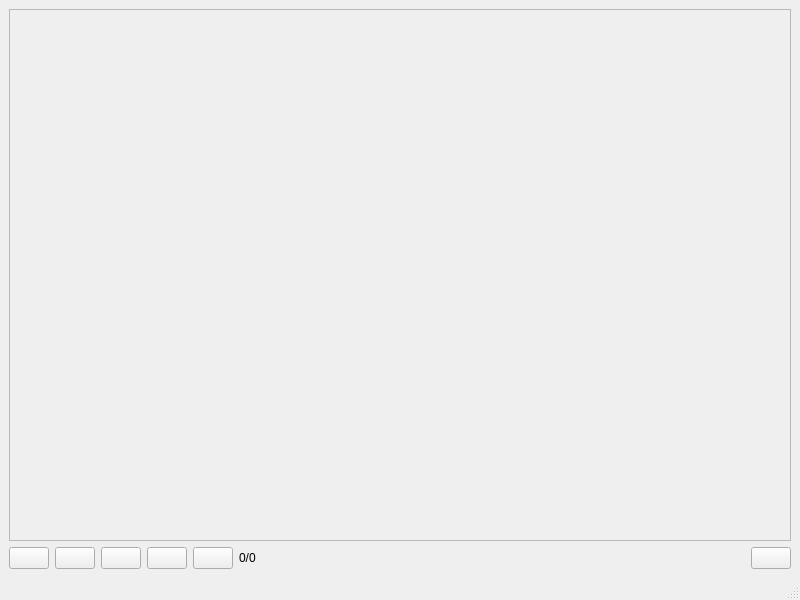
<?xml version="1.0" encoding="UTF-8"?>
<ui version="4.0">
 <class>UIImageViewer</class>
 <widget class="QMainWindow" name="UIImageViewer">
  <property name="windowModality">
   <enum>Qt::NonModal</enum>
  </property>
  <property name="geometry">
   <rect>
    <x>0</x>
    <y>0</y>
    <width>800</width>
    <height>600</height>
   </rect>
  </property>
  <property name="windowTitle">
   <string>Image Viewer</string>
  </property>
  <widget class="QWidget" name="centralwidget">
   <layout class="QGridLayout" name="gridLayout_2">
    <item row="0" column="0">
     <widget class="QScrollArea" name="scrollArea">
      <property name="sizePolicy">
       <sizepolicy hsizetype="Expanding" vsizetype="Expanding">
        <horstretch>0</horstretch>
        <verstretch>0</verstretch>
       </sizepolicy>
      </property>
      <property name="widgetResizable">
       <bool>true</bool>
      </property>
      <widget class="QWidget" name="scrollAreaWidgetContents">
       <property name="geometry">
        <rect>
         <x>0</x>
         <y>0</y>
         <width>780</width>
         <height>528</height>
        </rect>
       </property>
       <layout class="QGridLayout" name="gridLayout">
        <property name="margin">
         <number>0</number>
        </property>
        <property name="spacing">
         <number>0</number>
        </property>
        <item row="0" column="0">
         <widget class="QLabel" name="image">
          <property name="sizePolicy">
           <sizepolicy hsizetype="Preferred" vsizetype="Preferred">
            <horstretch>0</horstretch>
            <verstretch>0</verstretch>
           </sizepolicy>
          </property>
          <property name="text">
           <string/>
          </property>
          <property name="scaledContents">
           <bool>false</bool>
          </property>
          <property name="alignment">
           <set>Qt::AlignCenter</set>
          </property>
         </widget>
        </item>
       </layout>
      </widget>
     </widget>
    </item>
    <item row="1" column="0">
     <layout class="QHBoxLayout" name="horizontalLayout">
      <property name="sizeConstraint">
       <enum>QLayout::SetDefaultConstraint</enum>
      </property>
      <item>
       <widget class="QPushButton" name="btnPrevImage">
        <property name="text">
         <string/>
        </property>
        <property name="icon">
         <iconset resource="resources.qrc">
          <normaloff>:/icons/resources/go-previous.png</normaloff>:/icons/resources/go-previous.png</iconset>
        </property>
       </widget>
      </item>
      <item>
       <widget class="QPushButton" name="btnNextImage">
        <property name="text">
         <string/>
        </property>
        <property name="icon">
         <iconset resource="resources.qrc">
          <normaloff>:/icons/resources/go-next.png</normaloff>:/icons/resources/go-next.png</iconset>
        </property>
       </widget>
      </item>
      <item>
       <widget class="QPushButton" name="btnFitImage">
        <property name="text">
         <string/>
        </property>
        <property name="icon">
         <iconset resource="resources.qrc">
          <normaloff>:/icons/resources/fit-image.png</normaloff>:/icons/resources/fit-image.png</iconset>
        </property>
        <property name="checkable">
         <bool>true</bool>
        </property>
       </widget>
      </item>
      <item>
       <widget class="QPushButton" name="btnRotateCCW">
        <property name="enabled">
         <bool>true</bool>
        </property>
        <property name="toolTip">
         <string>Rotate counter clockwise</string>
        </property>
        <property name="text">
         <string/>
        </property>
        <property name="icon">
         <iconset resource="resources.qrc">
          <normaloff>:/icons/resources/reload.png</normaloff>:/icons/resources/reload.png</iconset>
        </property>
       </widget>
      </item>
      <item>
       <widget class="QPushButton" name="btnRotateCW">
        <property name="enabled">
         <bool>true</bool>
        </property>
        <property name="toolTip">
         <string>Rotate clockwise</string>
        </property>
        <property name="text">
         <string/>
        </property>
        <property name="icon">
         <iconset resource="resources.qrc">
          <normaloff>:/icons/resources/rotateCW.png</normaloff>:/icons/resources/rotateCW.png</iconset>
        </property>
       </widget>
      </item>
      <item>
       <widget class="QLabel" name="lCurrentImage">
        <property name="sizePolicy">
         <sizepolicy hsizetype="Preferred" vsizetype="Minimum">
          <horstretch>0</horstretch>
          <verstretch>0</verstretch>
         </sizepolicy>
        </property>
        <property name="maximumSize">
         <size>
          <width>16777215</width>
          <height>16</height>
         </size>
        </property>
        <property name="text">
         <string>0/0</string>
        </property>
       </widget>
      </item>
      <item>
       <spacer name="horizontalSpacer">
        <property name="orientation">
         <enum>Qt::Horizontal</enum>
        </property>
        <property name="sizeType">
         <enum>QSizePolicy::MinimumExpanding</enum>
        </property>
        <property name="sizeHint" stdset="0">
         <size>
          <width>40</width>
          <height>20</height>
         </size>
        </property>
       </spacer>
      </item>
      <item>
       <widget class="QPushButton" name="btnOpenWithExternalViewer">
        <property name="toolTip">
         <string>Open with external viewer</string>
        </property>
        <property name="text">
         <string/>
        </property>
        <property name="icon">
         <iconset resource="resources.qrc">
          <normaloff>:/icons/resources/open.png</normaloff>:/icons/resources/open.png</iconset>
        </property>
       </widget>
      </item>
     </layout>
    </item>
   </layout>
  </widget>
  <widget class="QStatusBar" name="statusbar"/>
 </widget>
 <resources>
  <include location="resources.qrc"/>
 </resources>
 <connections>
  <connection>
   <sender>btnPrevImage</sender>
   <signal>clicked()</signal>
   <receiver>UIImageViewer</receiver>
   <slot>displayPrevImage()</slot>
   <hints>
    <hint type="sourcelabel">
     <x>37</x>
     <y>569</y>
    </hint>
    <hint type="destinationlabel">
     <x>1</x>
     <y>550</y>
    </hint>
   </hints>
  </connection>
  <connection>
   <sender>btnNextImage</sender>
   <signal>clicked()</signal>
   <receiver>UIImageViewer</receiver>
   <slot>displayNextImage()</slot>
   <hints>
    <hint type="sourcelabel">
     <x>71</x>
     <y>569</y>
    </hint>
    <hint type="destinationlabel">
     <x>202</x>
     <y>563</y>
    </hint>
   </hints>
  </connection>
  <connection>
   <sender>btnFitImage</sender>
   <signal>clicked()</signal>
   <receiver>UIImageViewer</receiver>
   <slot>fitImage()</slot>
   <hints>
    <hint type="sourcelabel">
     <x>91</x>
     <y>557</y>
    </hint>
    <hint type="destinationlabel">
     <x>399</x>
     <y>299</y>
    </hint>
   </hints>
  </connection>
  <connection>
   <sender>btnOpenWithExternalViewer</sender>
   <signal>clicked()</signal>
   <receiver>UIImageViewer</receiver>
   <slot>openWithExternalViewer()</slot>
   <hints>
    <hint type="sourcelabel">
     <x>775</x>
     <y>554</y>
    </hint>
    <hint type="destinationlabel">
     <x>795</x>
     <y>569</y>
    </hint>
   </hints>
  </connection>
  <connection>
   <sender>btnRotateCCW</sender>
   <signal>clicked()</signal>
   <receiver>UIImageViewer</receiver>
   <slot>rotateCCW()</slot>
   <hints>
    <hint type="sourcelabel">
     <x>122</x>
     <y>559</y>
    </hint>
    <hint type="destinationlabel">
     <x>111</x>
     <y>575</y>
    </hint>
   </hints>
  </connection>
  <connection>
   <sender>btnRotateCW</sender>
   <signal>clicked()</signal>
   <receiver>UIImageViewer</receiver>
   <slot>rotateCW()</slot>
   <hints>
    <hint type="sourcelabel">
     <x>156</x>
     <y>552</y>
    </hint>
    <hint type="destinationlabel">
     <x>166</x>
     <y>575</y>
    </hint>
   </hints>
  </connection>
 </connections>
 <slots>
  <slot>displayNextImage()</slot>
  <slot>displayPrevImage()</slot>
  <slot>fitImage()</slot>
  <slot>openWithExternalViewer()</slot>
  <slot>rotateCW()</slot>
  <slot>rotateCCW()</slot>
 </slots>
</ui>
